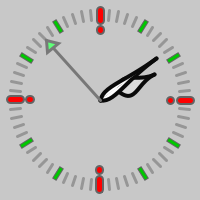
Frame 1 (no input)
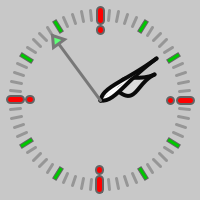
Frame 60 (the mouse pressed at the canvas centre just before this capture)
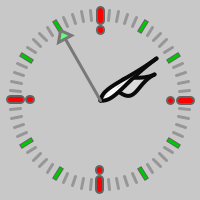
Frame 120 (the mouse held since frame 60 and released just before this capture)

The Processing sketch that drew these frames (run headless with seeded random() and noise(); from frame 60 on, the mouse is pressed at the canvas centre):

// Processing sketch: processing_115587
// ── processing_115587.pde

void setup()
{
  size(200, 200);
}

void draw()
{
  background(200);
  translate(width/2, height/2);

  for (int m=1 ; m<=60 ; m++ )
  {
    minuteTick(m);
  }

  for (int h=1 ; h<=12 ; h++ )
  {
    hourTick(h);
  }

  quarterTick(3);
  quarterTick(6);
  quarterTick(9);
  quarterTick(12);

  hourHand(hour()+float(minute())/60);
  minuteHand(minute());
  secondHand(second());
}

void hourHand(float hour)
{
  pushMatrix();
  pushStyle();
  rotate(hourAngle(hour));
  stroke(10);
  fill(220);
  strokeWeight(4);
  line(0,0, 20,0);
  bezier(20, 0, 30, 20, 40, 0, 60, 0);
  bezier(20, 0, 30, -20, 40, 0, 60, 0);
  popStyle();
  popMatrix();
}

void minuteHand(int minute)
{
  pushMatrix();
  pushStyle();
  rotate(minuteAngle(minute));
  stroke(10);
  strokeWeight(4);
  bezier(0, 0, 10, 10, 30, 0, 70, 0);
  bezier(0, 0, 10, -10, 30, 0, 70, 0);
  popStyle();
  popMatrix();
}

void secondHand(int second)
{
  pushMatrix();
  pushStyle();
  rotate(minuteAngle(second));
  stroke(120);
  strokeWeight(3);
  line(0, 0, 80, 0);
  fill(color(95,255,120));
  triangle(80, 0, 70, 7, 70, -7); 
  popStyle();
  popMatrix();
}
void quarterTick(int q)
{
  pushMatrix();
  float angle = hourAngle(q);
  rotate(angle);
  strokeCap(ROUND);
  stroke(100);
  strokeWeight(9);
  line(80, 0, 90, 0);
  point(70, 0);
  stroke(color(255, 0, 0));
  strokeWeight(5);
  line(80, 0, 90, 0);
  point(70, 0);
  popMatrix();
}

void hourTick(int h)
{
  pushMatrix();
  float angle = hourAngle(h);
  rotate(angle);
  strokeCap(PROJECT);
  stroke(100);
  strokeWeight(5);
  line(80, 0, 90, 0);
  stroke(color(0, 200, 0));
  strokeWeight(3);
  line(80, 0, 90, 0);
  popMatrix();
}

void minuteTick(int m)
{
  pushMatrix();
  float angle = minuteAngle(m);
  rotate(angle);
  strokeCap(ROUND);
  stroke(150);
  strokeWeight(3);
  line(80, 0, 90, 0);
  popMatrix();
}

float hourAngle(float hour)
{
  return radians(map(hour, 0, 12, -90, 270));
}
float minuteAngle(float minute)
{
  return radians(map(minute, 0, 60, -90, 270));
}
